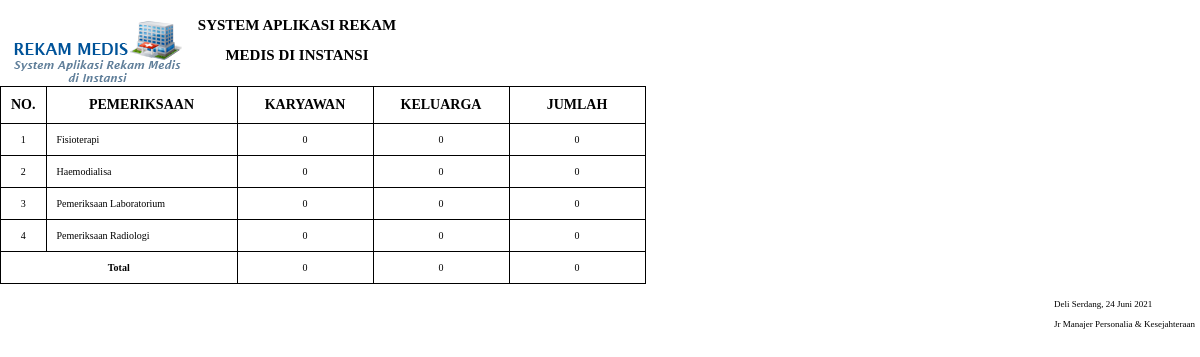
/laporan/pemeriksaan.php, run on the app's committed database.
### tables this page shows
CREATE TABLE `tindakan` (
  `id_tindakan` int(11) NOT NULL,
  `nm_tindakan` varchar(300) NOT NULL,
  `ket` text NOT NULL,
  `lap` int(5) NOT NULL
);

### config/fungsi_indotgl.php (called while the page is built, shortened)
<?php
	function tgl_indo($tgl){
			$tanggal = substr($tgl,8,2);
			$bulan = getBulan(substr($tgl,5,2));
			$tahun = substr($tgl,0,4);
			return $tanggal.' '.$bulan.' '.$tahun;
	}
	function getBulan($bln){
				switch ($bln){
					case 6:
						return "Juni";
						break;
				}
			}
?>

### laporan/pemeriksaan.php (the view, shortened to what this page needs)
<?php
	include ("../config/fungsi_indotgl.php");
    $tgl1=$_GET['tgl1'];
			$tgl2=$_GET['tgl2'];
	?>
<!doctype html>
<html>
	<head>
		<link rel="stylesheet" type="text/css" href="../css/laporan.css">
	</head>
	<body>
		<div class="page">
		<div class="kop">
            <img src="../img/kop.png" id="kop">
            <div class="header">
		<h2>SYSTEM APLIKASI REKAM MEDIS DI INSTANSI</h2>
            </div>
		</div>
            <div class="batas"></div>
            <?php
			if($tgl1=='' AND $tgl2==''){
		?>
		<table class="table" border="1px">
			<tr class="head">
				<td width="20">NO. </td><td width="170">PEMERIKSAAN</td><td width="115">KARYAWAN </td><td width="115">KELUARGA</td><td width="115">JUMLAH</td>
			</tr>
			<?php
					$query=mysql_query("SELECT * FROM tindakan WHERE lap='1' ORDER BY nm_tindakan ASC");
					$no=1;
					while($r=mysql_fetch_array($query)){
					?>
						<tr bgcolor="#fff">
							<td align="center"><?php echo $no; ?></td>
                            <td><?php echo $r['nm_tindakan']; ?></td>
                            <td align="center"><?php
                            $id_tindakan=$r['id_tindakan'];
                            $queryTindakan=mysql_query("SELECT * FROM tindakan, rekammedik, pasien WHERE tindakan.id_tindakan=rekammedik.tindakan AND tindakan.id_tindakan='$id_tindakan' AND pasien.kodePasien=rekammedik.kodepasien AND tindakan.lap='1'");
                            echo $nTindakan=mysql_num_rows($queryTindakan);
                            ?></td>
                            <td align="center"><?php
                            $id_tindakan=$r['id_tindakan'];
                            $tindakanTang=mysql_query("SELECT * FROM tindakan, rekammedik, tanggungan WHERE tindakan.id_tindakan=rekammedik.tindakan AND tindakan.id_tindakan='$id_tindakan' AND tanggungan.kodeTanggungan=rekammedik.kodepasien AND tindakan.lap='1'");
                            echo $tTang=mysql_num_rows($tindakanTang);
                            ?></td>
                            <td align="center"><?php echo $nTindakan+$tTang; ?></td>
						</tr>
					<?php
					$no++;
					}
					?>
                <tr>
                    <td colspan="2" align="center"><h4>Total</h4></td>
                    <td align="center"><?php
                            $a=mysql_query("SELECT * FROM rekammedik, pasien,tindakan WHERE pasien.kodePasien=rekammedik.kodepasien AND tindakan.id_tindakan=rekammedik.tindakan AND tindakan.lap='1'");
                            echo $aa=mysql_num_rows($a);
                            ?></td>
                    <td align="center"><?php
                            $b=mysql_query("SELECT * FROM tindakan, rekammedik, tanggungan WHERE tindakan.id_tindakan=rekammedik.tindakan AND tanggungan.kodeTanggungan=rekammedik.kodepasien AND tindakan.lap='1'");
                            echo $bb=mysql_num_rows($b);
                            ?></td>
                    <td align="center"><?php echo $aa+$bb; ?></td>
                </tr>
		</table>
            <?php
            }
            ?>
            <table border="0" style="float:right;" class="ttd">
            <tr>
                <td>Deli Serdang, <?php echo tgl_indo(date('Y-m-d')); ?></td>
            </tr>
            <tr>
                <td>Jr Manajer Personalia &amp; Kesejahteraan</td>
            </tr>
            <tr>
                <td></td>
            </tr>
            <tr>
                <td></td>
            </tr>
            </table>
		</div>
	</body>
</html>

### css/laporan.css (style rules this page uses)
* { padding:0px; margin:0px; }
body { font-family:tahoma, 'sans-serif'; }
.batas { padding: 3px; }
#kop { float: left; }
.header { width: 400px; text-align: center; }
.kop { line-height:30px; }
.kop h2 { font-size: 15px; margin-top: 10px; }
table { border-collapse:collapse; margin-top: 10px; }
table .head td { background:#fff; text-align:center; font-size:14px; font-weight:bold; }
table tr td { border:1px solid #000; padding:10px; font-size:10px; }
.ttd { margin-left: 500px; margin-top: 10px; }
.ttd tr td { border:0px solid #000; padding:5px; font-size:9px; }

### data on the page
tindakan: nm_tindakan "Fisioterapi", queryTindakan "0", tindakanTang "0", tTang "0"
tindakan: nm_tindakan "Haemodialisa", queryTindakan "0", tindakanTang "0", tTang "0"
tindakan: nm_tindakan "Pemeriksaan Laboratorium", queryTindakan "0", tindakanTang "0", tTang "0"
tindakan: nm_tindakan "Pemeriksaan Radiologi", queryTindakan "0", tindakanTang "0", tTang "0"

### other printed values
$aa=mysql_num_rows($a) "0"
$bb=mysql_num_rows($b) "0"
$aa+$bb "0"
